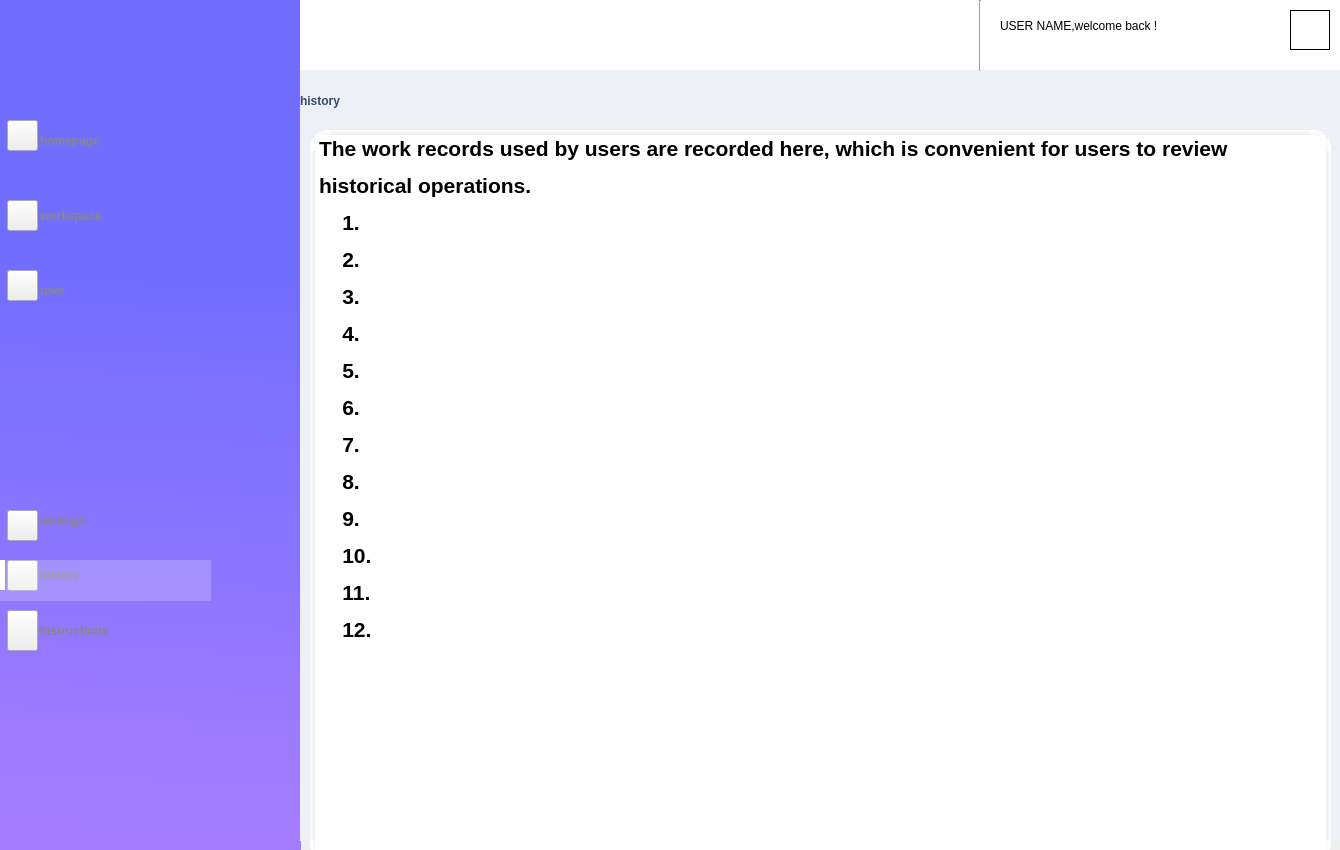
<?xml version="1.0" encoding="UTF-8"?>
<ui version="4.0">
 <class>Notification</class>
 <widget class="QWidget" name="Notification">
  <property name="geometry">
   <rect>
    <x>0</x>
    <y>0</y>
    <width>1340</width>
    <height>850</height>
   </rect>
  </property>
  <property name="acceptDrops">
   <bool>false</bool>
  </property>
  <property name="windowTitle">
   <string>Form</string>
  </property>
  <property name="autoFillBackground">
   <bool>false</bool>
  </property>
  <widget class="QLabel" name="label_white1">
   <property name="geometry">
    <rect>
     <x>0</x>
     <y>560</y>
     <width>211</width>
     <height>41</height>
    </rect>
   </property>
   <property name="styleSheet">
    <string notr="true">background-color: rgba(255, 255, 255, 51);</string>
   </property>
   <property name="text">
    <string/>
   </property>
  </widget>
  <widget class="QLabel" name="label_sugg">
   <property name="geometry">
    <rect>
     <x>40</x>
     <y>610</y>
     <width>201</width>
     <height>41</height>
    </rect>
   </property>
   <property name="styleSheet">
    <string notr="true">font: 14pt &quot;ProximaNova&quot;;
font-weight: bold;
color: rgb(135, 135, 135);</string>
   </property>
   <property name="text">
    <string>Instructions</string>
   </property>
  </widget>
  <widget class="QLabel" name="label_left">
   <property name="geometry">
    <rect>
     <x>0</x>
     <y>0</y>
     <width>301</width>
     <height>851</height>
    </rect>
   </property>
   <property name="styleSheet">
    <string notr="true">background-color: qlineargradient(spread:pad, x1:0.512438, y1:0.159091, x2:0.497512, y2:0.971591, stop:0.19403 rgba(113,109,255,1), stop:1 rgba(164,125,255,1));</string>
   </property>
   <property name="text">
    <string/>
   </property>
  </widget>
  <widget class="QLabel" name="label_top">
   <property name="geometry">
    <rect>
     <x>300</x>
     <y>0</y>
     <width>1041</width>
     <height>70</height>
    </rect>
   </property>
   <property name="styleSheet">
    <string notr="true">background-color: rgb(255, 255, 255);</string>
   </property>
   <property name="text">
    <string/>
   </property>
  </widget>
  <widget class="QLabel" name="label_user">
   <property name="geometry">
    <rect>
     <x>40</x>
     <y>260</y>
     <width>201</width>
     <height>61</height>
    </rect>
   </property>
   <property name="styleSheet">
    <string notr="true">font: 14pt &quot;ProximaNova&quot;;
font-weight: bold;
color: rgb(135, 135, 135);</string>
   </property>
   <property name="text">
    <string>user</string>
   </property>
  </widget>
  <widget class="QPushButton" name="pushButton_5">
   <property name="geometry">
    <rect>
     <x>7</x>
     <y>560</y>
     <width>31</width>
     <height>31</height>
    </rect>
   </property>
   <property name="styleSheet">
    <string notr="true">border-image: url(:/icon/suggestion.png);</string>
   </property>
   <property name="text">
    <string/>
   </property>
  </widget>
  <widget class="QPushButton" name="pushButton_3">
   <property name="geometry">
    <rect>
     <x>7</x>
     <y>270</y>
     <width>31</width>
     <height>31</height>
    </rect>
   </property>
   <property name="styleSheet">
    <string notr="true">border-image: url(:/icon/user.png);</string>
   </property>
   <property name="text">
    <string/>
   </property>
  </widget>
  <widget class="QPushButton" name="pushButton_4">
   <property name="geometry">
    <rect>
     <x>7</x>
     <y>510</y>
     <width>31</width>
     <height>31</height>
    </rect>
   </property>
   <property name="styleSheet">
    <string notr="true">
border-image: url(:/icon/setting.png);</string>
   </property>
   <property name="text">
    <string/>
   </property>
  </widget>
  <widget class="QLabel" name="label_work">
   <property name="geometry">
    <rect>
     <x>40</x>
     <y>180</y>
     <width>161</width>
     <height>71</height>
    </rect>
   </property>
   <property name="styleSheet">
    <string notr="true">font: 14pt &quot;ProximaNova&quot;;
font-weight: bold;
color: rgb(135, 135, 135);</string>
   </property>
   <property name="text">
    <string>workspace</string>
   </property>
  </widget>
  <widget class="QLabel" name="label_botom">
   <property name="geometry">
    <rect>
     <x>300</x>
     <y>70</y>
     <width>1041</width>
     <height>771</height>
    </rect>
   </property>
   <property name="styleSheet">
    <string notr="true">background-color: rgb(237, 241, 247);</string>
   </property>
   <property name="text">
    <string/>
   </property>
  </widget>
  <widget class="QLabel" name="label_noti">
   <property name="geometry">
    <rect>
     <x>40</x>
     <y>550</y>
     <width>201</width>
     <height>51</height>
    </rect>
   </property>
   <property name="styleSheet">
    <string notr="true">font: 14pt &quot;ProximaNova&quot;;
font-weight: bold;
color: rgb(135, 135, 135);</string>
   </property>
   <property name="text">
    <string>&lt;html&gt;&lt;head/&gt;&lt;body&gt;&lt;p&gt;history&lt;/p&gt;&lt;/body&gt;&lt;/html&gt;</string>
   </property>
  </widget>
  <widget class="QLabel" name="label_home">
   <property name="geometry">
    <rect>
     <x>40</x>
     <y>120</y>
     <width>191</width>
     <height>41</height>
    </rect>
   </property>
   <property name="styleSheet">
    <string notr="true">font: 14pt &quot;ProximaNova&quot;;
font-weight: bold;
color: rgb(135, 135, 135);</string>
   </property>
   <property name="text">
    <string>homepage</string>
   </property>
  </widget>
  <widget class="QLabel" name="label_sett">
   <property name="geometry">
    <rect>
     <x>40</x>
     <y>500</y>
     <width>171</width>
     <height>41</height>
    </rect>
   </property>
   <property name="styleSheet">
    <string notr="true">font: 14pt &quot;ProximaNova&quot;;
font-weight: bold;
color: rgb(135, 135, 135);</string>
   </property>
   <property name="text">
    <string>settings</string>
   </property>
  </widget>
  <widget class="QPushButton" name="pushButton_1">
   <property name="geometry">
    <rect>
     <x>7</x>
     <y>120</y>
     <width>31</width>
     <height>31</height>
    </rect>
   </property>
   <property name="styleSheet">
    <string notr="true">border-image: url(:/icon/homepage.png);</string>
   </property>
   <property name="text">
    <string/>
   </property>
  </widget>
  <widget class="QPushButton" name="pushButton_2">
   <property name="geometry">
    <rect>
     <x>7</x>
     <y>200</y>
     <width>31</width>
     <height>31</height>
    </rect>
   </property>
   <property name="styleSheet">
    <string notr="true">border-image: url(:/icon/working.png);</string>
   </property>
   <property name="text">
    <string/>
   </property>
  </widget>
  <widget class="QLabel" name="label_welcome">
   <property name="geometry">
    <rect>
     <x>1000</x>
     <y>-10</y>
     <width>321</width>
     <height>71</height>
    </rect>
   </property>
   <property name="styleSheet">
    <string notr="true"/>
   </property>
   <property name="text">
    <string>USER NAME,welcome back !</string>
   </property>
  </widget>
  <widget class="QLabel" name="label_white2">
   <property name="geometry">
    <rect>
     <x>0</x>
     <y>560</y>
     <width>5</width>
     <height>30</height>
    </rect>
   </property>
   <property name="styleSheet">
    <string notr="true">background-color: rgb(255, 255, 255);</string>
   </property>
   <property name="text">
    <string/>
   </property>
  </widget>
  <widget class="QPushButton" name="pushButton">
   <property name="geometry">
    <rect>
     <x>7</x>
     <y>610</y>
     <width>31</width>
     <height>41</height>
    </rect>
   </property>
   <property name="styleSheet">
    <string notr="true">border-image: url(:/icon/notice.png);</string>
   </property>
   <property name="text">
    <string/>
   </property>
  </widget>
  <widget class="QLabel" name="label_name1_5">
   <property name="geometry">
    <rect>
     <x>190</x>
     <y>100</y>
     <width>351</width>
     <height>31</height>
    </rect>
   </property>
   <property name="styleSheet">
    <string notr="true">color: rgb(50, 74, 112);
font: 25pt &quot;Poppins&quot;;</string>
   </property>
   <property name="text">
    <string/>
   </property>
  </widget>
  <widget class="QTextEdit" name="textEdit">
   <property name="geometry">
    <rect>
     <x>310</x>
     <y>130</y>
     <width>1021</width>
     <height>731</height>
    </rect>
   </property>
   <property name="styleSheet">
    <string notr="true">border-radius:18px;
border-top: 5px solid qlineargradient(y0:0, y1:1,stop: 0 #ececef, stop: 1 white);
border-left: 5px solid qlineargradient(x0:0, x1:1,stop: 0 #ececef, stop: 1 white);
 border-bottom: 5px solid qlineargradient(y0:0, y1:1,stop: 0 white, stop: 1  #ececef);
border-right: 5px solid qlineargradient(x0:0, x1:1,stop:  0 white, stop: 1 #ececef);
</string>
   </property>
   <property name="html">
    <string>&lt;!DOCTYPE HTML PUBLIC &quot;-//W3C//DTD HTML 4.0//EN&quot; &quot;http://www.w3.org/TR/REC-html40/strict.dtd&quot;&gt;
&lt;html&gt;&lt;head&gt;&lt;meta name=&quot;qrichtext&quot; content=&quot;1&quot; /&gt;&lt;style type=&quot;text/css&quot;&gt;
p, li { white-space: pre-wrap; }
&lt;/style&gt;&lt;/head&gt;&lt;body style=&quot; font-family:'SimSun'; font-size:9pt; font-weight:400; font-style:normal;&quot;&gt;
&lt;p style=&quot; margin-top:0px; margin-bottom:0px; margin-left:0px; margin-right:0px; -qt-block-indent:0; text-indent:0px;&quot;&gt;&lt;span style=&quot; font-family:'.AppleSystemUIFont'; font-size:24pt; font-weight:600; vertical-align:super;&quot;&gt;The work records used by users are recorded here, which is convenient for users to review historical operations.&lt;/span&gt;&lt;/p&gt;
&lt;p style=&quot; margin-top:0px; margin-bottom:0px; margin-left:0px; margin-right:0px; -qt-block-indent:0; text-indent:0px;&quot;&gt;&lt;span style=&quot; font-family:'.AppleSystemUIFont'; font-size:24pt; font-weight:600; vertical-align:super;&quot;&gt;    1. &lt;/span&gt;&lt;/p&gt;
&lt;p style=&quot; margin-top:0px; margin-bottom:0px; margin-left:0px; margin-right:0px; -qt-block-indent:0; text-indent:0px;&quot;&gt;&lt;span style=&quot; font-family:'.AppleSystemUIFont'; font-size:24pt; font-weight:600; vertical-align:super;&quot;&gt;    2.&lt;/span&gt;&lt;/p&gt;
&lt;p style=&quot; margin-top:0px; margin-bottom:0px; margin-left:0px; margin-right:0px; -qt-block-indent:0; text-indent:0px;&quot;&gt;&lt;span style=&quot; font-family:'.AppleSystemUIFont'; font-size:24pt; font-weight:600; vertical-align:super;&quot;&gt;    3.&lt;/span&gt;&lt;/p&gt;
&lt;p style=&quot; margin-top:0px; margin-bottom:0px; margin-left:0px; margin-right:0px; -qt-block-indent:0; text-indent:0px;&quot;&gt;&lt;span style=&quot; font-family:'.AppleSystemUIFont'; font-size:24pt; font-weight:600; vertical-align:super;&quot;&gt;    4. &lt;/span&gt;&lt;/p&gt;
&lt;p style=&quot; margin-top:0px; margin-bottom:0px; margin-left:0px; margin-right:0px; -qt-block-indent:0; text-indent:0px;&quot;&gt;&lt;span style=&quot; font-family:'.AppleSystemUIFont'; font-size:24pt; font-weight:600; vertical-align:super;&quot;&gt;    5.&lt;/span&gt;&lt;/p&gt;
&lt;p style=&quot; margin-top:0px; margin-bottom:0px; margin-left:0px; margin-right:0px; -qt-block-indent:0; text-indent:0px;&quot;&gt;&lt;span style=&quot; font-family:'.AppleSystemUIFont'; font-size:24pt; font-weight:600; vertical-align:super;&quot;&gt;    6.&lt;/span&gt;&lt;/p&gt;
&lt;p style=&quot; margin-top:0px; margin-bottom:0px; margin-left:0px; margin-right:0px; -qt-block-indent:0; text-indent:0px;&quot;&gt;&lt;span style=&quot; font-family:'.AppleSystemUIFont'; font-size:24pt; font-weight:600; vertical-align:super;&quot;&gt;    7. &lt;/span&gt;&lt;/p&gt;
&lt;p style=&quot; margin-top:0px; margin-bottom:0px; margin-left:0px; margin-right:0px; -qt-block-indent:0; text-indent:0px;&quot;&gt;&lt;span style=&quot; font-family:'.AppleSystemUIFont'; font-size:24pt; font-weight:600; vertical-align:super;&quot;&gt;    8.&lt;/span&gt;&lt;/p&gt;
&lt;p style=&quot; margin-top:0px; margin-bottom:0px; margin-left:0px; margin-right:0px; -qt-block-indent:0; text-indent:0px;&quot;&gt;&lt;span style=&quot; font-family:'.AppleSystemUIFont'; font-size:24pt; font-weight:600; vertical-align:super;&quot;&gt;    9.&lt;/span&gt;&lt;/p&gt;
&lt;p style=&quot; margin-top:0px; margin-bottom:0px; margin-left:0px; margin-right:0px; -qt-block-indent:0; text-indent:0px;&quot;&gt;&lt;span style=&quot; font-family:'.AppleSystemUIFont'; font-size:24pt; font-weight:600; vertical-align:super;&quot;&gt;    10. &lt;/span&gt;&lt;/p&gt;
&lt;p style=&quot; margin-top:0px; margin-bottom:0px; margin-left:0px; margin-right:0px; -qt-block-indent:0; text-indent:0px;&quot;&gt;&lt;span style=&quot; font-family:'.AppleSystemUIFont'; font-size:24pt; font-weight:600; vertical-align:super;&quot;&gt;    11.&lt;/span&gt;&lt;/p&gt;
&lt;p style=&quot; margin-top:0px; margin-bottom:0px; margin-left:0px; margin-right:0px; -qt-block-indent:0; text-indent:0px;&quot;&gt;&lt;span style=&quot; font-family:'.AppleSystemUIFont'; font-size:24pt; font-weight:600; vertical-align:super;&quot;&gt;    12.&lt;/span&gt;&lt;/p&gt;&lt;/body&gt;&lt;/html&gt;</string>
   </property>
  </widget>
  <widget class="QLabel" name="label_name">
   <property name="geometry">
    <rect>
     <x>300</x>
     <y>70</y>
     <width>351</width>
     <height>61</height>
    </rect>
   </property>
   <property name="styleSheet">
    <string notr="true">color: rgb(50, 74, 112);
font: 27pt &quot;Poppins&quot;;
font-weight: bold;</string>
   </property>
   <property name="text">
    <string>history</string>
   </property>
  </widget>
  <widget class="QPushButton" name="pushButton_portrait">
   <property name="geometry">
    <rect>
     <x>1290</x>
     <y>10</y>
     <width>40</width>
     <height>40</height>
    </rect>
   </property>
   <property name="styleSheet">
    <string notr="true">border-width: 1px;
border-image: url(:/other/photo.jpg);
border-style: solid;
border-color: rgb(0, 0, 0);</string>
   </property>
   <property name="text">
    <string/>
   </property>
  </widget>
  <widget class="Line" name="line">
   <property name="geometry">
    <rect>
     <x>970</x>
     <y>0</y>
     <width>20</width>
     <height>71</height>
    </rect>
   </property>
   <property name="orientation">
    <enum>Qt::Vertical</enum>
   </property>
  </widget>
  <zorder>label_left</zorder>
  <zorder>label_top</zorder>
  <zorder>label_user</zorder>
  <zorder>pushButton_5</zorder>
  <zorder>pushButton_3</zorder>
  <zorder>pushButton_4</zorder>
  <zorder>label_work</zorder>
  <zorder>label_botom</zorder>
  <zorder>label_noti</zorder>
  <zorder>label_home</zorder>
  <zorder>pushButton_1</zorder>
  <zorder>pushButton_2</zorder>
  <zorder>label_welcome</zorder>
  <zorder>label_white2</zorder>
  <zorder>pushButton</zorder>
  <zorder>label_sett</zorder>
  <zorder>label_sugg</zorder>
  <zorder>label_white1</zorder>
  <zorder>label_name1_5</zorder>
  <zorder>textEdit</zorder>
  <zorder>label_name</zorder>
  <zorder>pushButton_portrait</zorder>
  <zorder>line</zorder>
 </widget>
 <resources/>
 <connections/>
</ui>
